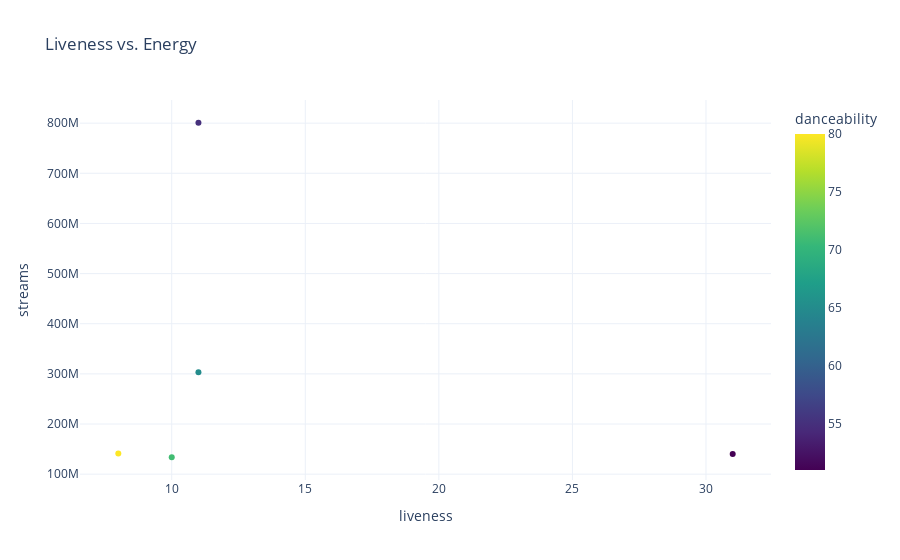

Notebook cell for this chart:
### Markdown cell above
-->  Values between 0.33 and 0.66 indicate that the track may contain both music and speech, including rap music

### Code cell
px.scatter(df_features, x='liveness', y='streams',color = 'danceability', 
           color_continuous_scale=px.colors.sequential.Viridis,template='plotly_white',
           title = "Liveness vs. Energy")

### Figure 1 — Plotly figure (JSON) as saved in the notebook; plotly's stock layout.template omitted (floating-point values rounded to 4 significant figures)
{"data": [{"hovertemplate": "liveness=%{x}<br>streams=%{y}<br>danceability=%{marker.color}<extra></extra>", "legendgroup": "", "marker": {"color": [80, 71, 51, 55, 65], "coloraxis": "coloraxis", "symbol": "circle"}, "mode": "markers", "name": "", "orientation": "v", "showlegend": false, "type": "scatter", "x": [8, 10, 31, 11, 11], "xaxis": "x", "y": [141381703, 133716286, 140003974, 800840817, 303236322], "yaxis": "y"}], "layout": {"autosize": true, "coloraxis": {"colorbar": {"title": {"text": "danceability"}}, "colorscale": [[0, "#440154"], [0.1111, "#482878"], [0.2222, "#3e4989"], [0.3333, "#31688e"], [0.4444, "#26828e"], [0.5556, "#1f9e89"], [0.6667, "#35b779"], [0.7778, "#6ece58"], [0.8889, "#b5de2b"], [1, "#fde725"]]}, "legend": {"tracegroupgap": 0}, "title": {"text": "Liveness vs. Energy"}, "xaxis": {"anchor": "y", "autorange": true, "domain": [0, 1], "range": [6.587, 32.41], "title": {"text": "liveness"}, "type": "linear"}, "yaxis": {"anchor": "x", "autorange": true, "domain": [0, 1], "range": [78660000.0, 855900000.0], "title": {"text": "streams"}, "type": "linear"}}}
